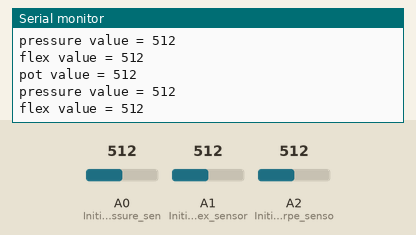
This sketch was run on a simulated Arduino Uno, built with avr-gcc and run on an emulated ATmega328P. On the bench: the last lines printed to the serial monitor. The inputs (shaded band) are chosen by the test bench; at power-on: A0 (Initializing_pressure_sen) = 512, A1 (Initializing_Flex_sensor) = 512, A2 (Initializing_Sharpe_senso) = 512.

Above: at 2.3 s.
2.4 s: A0 (Initializing_pressure_sen) set to 716
At 2.9 s:
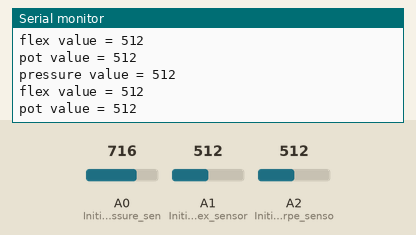
4.5 s: A1 (Initializing_Flex_sensor) set to 716
At 4.9 s:
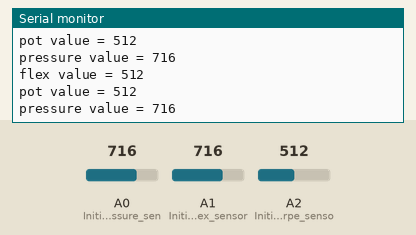
6.6 s: A2 (Initializing_Sharpe_senso) set to 716
At 6.6 s:
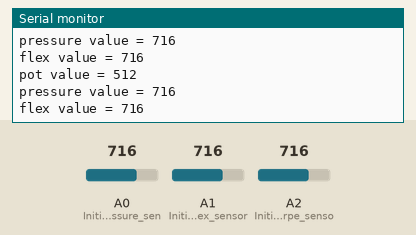
8.7 s: A0 (Initializing_pressure_sen) set to 900
At 9.4 s:
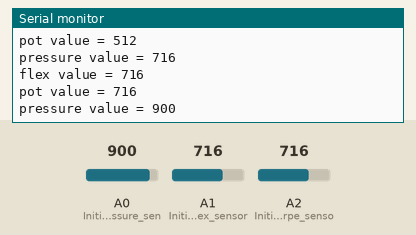
10.8 s: A1 (Initializing_Flex_sensor) set to 900
At 11.4 s:
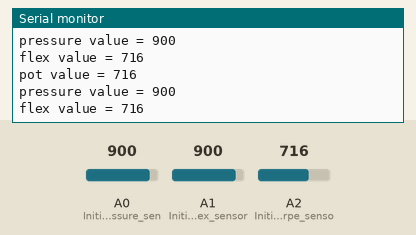
12.9 s: A2 (Initializing_Sharpe_senso) set to 900
At 13.4 s:
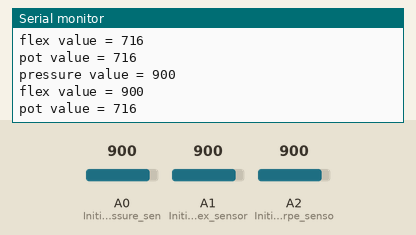
Timing chart, 0 to 15.9 s (numbered marks = the images above; inputs shaded):
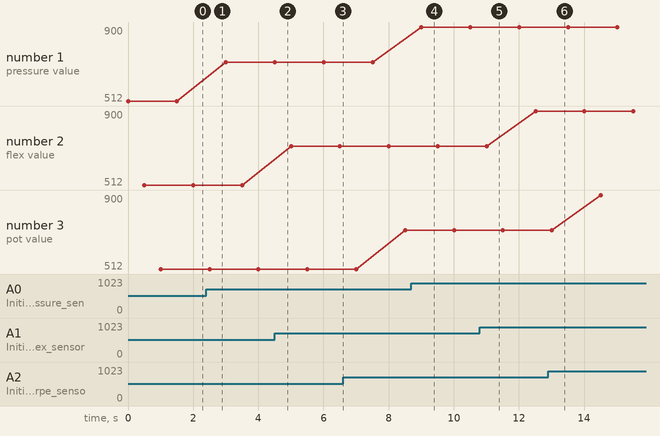

The sketch:

Flex-sensor.ino
```cpp
int pressure = A0;
int flex = A1;
int pot = A2; //placeholder for sharpe value


void setup ()

{

Serial.begin (9600); // Begin Function

pinMode (A0,INPUT); // Initializing pressure sensor as input
pinMode (A1,INPUT); // Initializing Flex sensor as input
pinMode (A2,INPUT); // Initializing Sharpe sensor as input
}

void loop ()
{

pressure = analogRead (A0); // Reading sensor values
flex = analogRead (A1); // Reading sensor values
pot = analogRead (A2); // Reading sensor values

Serial.print ("pressure value = ");
Serial.println (pressure); // Printing Sensor value on Serial monitor
delay (500);

Serial.print ("flex value = ");
Serial.println (flex); // Printing Sensor value on Serial monitor
delay (500);

Serial.print ("pot value = ");
Serial.println (pot); // Printing Sensor value on Serial monitor

delay (500);

}
```

Measured:
- after the input at 8.7 s, the serial monitor: prints a new line after 0.31 s (image 4)
- plotted number 1: 512 → 716 after the input at 2.4 s, 716 → 900 after the input at 8.7 s
